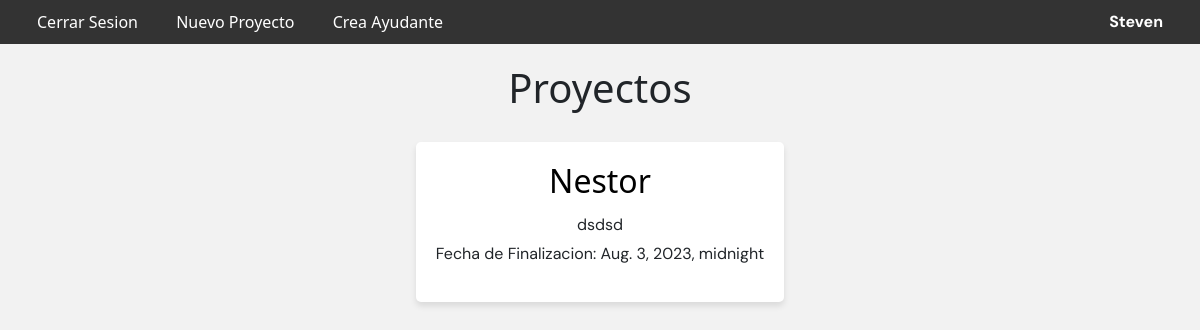
/ (signed in), run on the app's committed database.
### home/models.py (models this page shows, shortened)
class MyUser(AbstractBaseUser, PermissionsMixin):
    username = models.CharField(max_length=255, unique=True)
    email = models.EmailField(unique=True)
    is_admin = models.BooleanField(default=False)
    is_staff = models.BooleanField(default=False)
    is_project_manager = models.BooleanField(default=False)
    manager = models.CharField(max_length=255, blank=True, null=True)
    objects = MyUserManager()
    USERNAME_FIELD = "email"
    REQUIRED_FIELDS = ["username"]
    class Meta:
        permissions = [
            ("can_create_users", "Can create new users"),
        ]

class Project(models.Model):
    author = models.ForeignKey(User, on_delete=models.CASCADE, default=None)
    name = models.CharField(max_length=100)
    description = models.TextField()
    due_date = models.DateTimeField()

### home/views.py (the view, shortened to what this page needs)
# urls.py: 2. Add a URL to urlpatterns:  path('', views.home, name='home')
def home(request):
    context = {}
    user = request.user
    if user.is_authenticated:
        if user.is_project_manager:
            projects = (
                Project.objects.filter(author=user)
                .prefetch_related("step_set")
                .order_by("-id")  # Reverse order by project ID
                .all()
            )
        context["projects"] = projects
        context["user"] = user
        return render(request, "home.html", context=context)
    else:
        return redirect("login")

### home/templates/home.html (shortened to what this page needs)
{% extends 'base.html' %}
{% block content %}
<div class="navbar">
    <div>
        {% if user.is_authenticated %}
            <a href="/logout/">Cerrar Sesion</a>
            {% if user.is_project_manager %}
            <a href="/create/">Nuevo Proyecto</a>
            <a href="/create_users/">Crea Ayudante</a>
            {% endif %}
        {% else %}
            <a href="/login/">Inicia Sesion</a>
        {% endif %}
    </div>
    <p><a href="/">{{ user.username }}</a></p>
</div>
<div class="container">
    <h1>Proyectos</h1>
    {% for project in projects %}
        <div class="projects-container">
            <div class="popup" data-projectId="{{ project.id }}" data-project-length="{{ project.step_set.all|length }}">
                <h2><a href="{% url 'project_details' project.id %}">{{ project.name }}</a></h2>
            </div>
            <p>{{ project.description }}</p>
            <p>Fecha de Finalizacion: {{ project.due_date }}</p>
        </div>
    {% endfor %}
</div>
{% endblock %}

### home/templates/base.html (style rules this page uses)
p { font-family: 'DM Sans', sans-serif; }

### home/templates/home.html (style rules this page uses)
body { background-color: #f2f2f2; margin: 0; padding: 0; }
.navbar { background-color: #333; display: flex; justify-content: space-between; padding: 10px 20px; align-items: center; }
.navbar a { color: white; text-decoration: none; margin: 0 5px; padding: 8px 12px; border-radius: 5px; }
.navbar p { color: white; margin: 0; font-weight: bold; }
.container { display: flex; flex-direction: column; align-items: center; justify-content: center; padding: 10px; }
.container h1 { margin: 10px 0; font-size: 40px; }
.projects-container { background-color: white; border-radius: 5px; padding: 20px; margin: 20px; text-align: center; max-width: 600px; box-shadow: 0 4px 6px rgba(0, 0, 0, 0.1); }
.projects-container h2 a { color: black; text-decoration: none; }
.projects-container p { margin: 5px 0; }
.popup { position: relative; display: inline-block; cursor: pointer; }

### data on the page
MyUser: username "Steven"
Project: name "Nestor", description "dsdsd", due_date "Aug. 3, 2023, midnight"
